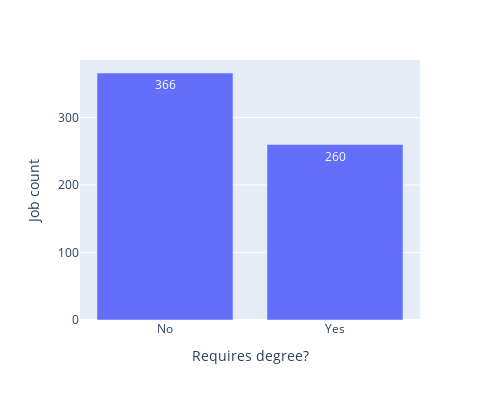

Notebook code for this chart:
### Code cell
import plotly.express as px

new_df = data['requires_degree'].value_counts().rename_axis('requires_degree').reset_index(name='Jobs')

fig = px.bar(new_df, x="requires_degree", y="Jobs",
             labels={"requires_degree": "Requires degree?", "Jobs": "Job count"},
             text="Jobs",
             width=500, height=400)
fig.show()

### Figure 1 — Plotly figure (JSON) as saved in the notebook; plotly's stock layout.template omitted (floating-point values rounded to 4 significant figures)
{"data": [{"alignmentgroup": "True", "hovertemplate": "Requires degree?=%{x}<br>Job count=%{text}<extra></extra>", "legendgroup": "", "marker": {"color": "#636efa", "pattern": {"shape": ""}}, "name": "", "offsetgroup": "", "orientation": "v", "showlegend": false, "text": [366, 260], "textposition": "auto", "type": "bar", "x": ["No", "Yes"], "xaxis": "x", "y": [366, 260], "yaxis": "y"}], "layout": {"barmode": "relative", "height": 400, "legend": {"tracegroupgap": 0}, "margin": {"t": 60}, "width": 500, "xaxis": {"anchor": "y", "domain": [0, 1], "title": {"text": "Requires degree?"}}, "yaxis": {"anchor": "x", "domain": [0, 1], "title": {"text": "Job count"}}}}
